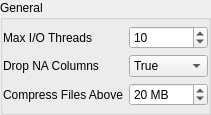
             <widget class="QGroupBox" name="group_settings_general">
              <property name="sizePolicy">
               <sizepolicy hsizetype="Ignored" vsizetype="Maximum">
                <horstretch>0</horstretch>
                <verstretch>0</verstretch>
               </sizepolicy>
              </property>
              <property name="title">
               <string>General</string>
              </property>
              <property name="flat">
               <bool>true</bool>
              </property>
              <layout class="QGridLayout" name="gridLayout_7">
               <property name="leftMargin">
                <number>0</number>
               </property>
               <property name="topMargin">
                <number>6</number>
               </property>
               <property name="rightMargin">
                <number>0</number>
               </property>
               <property name="bottomMargin">
                <number>6</number>
               </property>
               <item row="0" column="0">
                <widget class="QLabel" name="label_max_threads">
                 <property name="sizePolicy">
                  <sizepolicy hsizetype="Fixed" vsizetype="Fixed">
                   <horstretch>0</horstretch>
                   <verstretch>0</verstretch>
                  </sizepolicy>
                 </property>
                 <property name="minimumSize">
                  <size>
                   <width>115</width>
                   <height>15</height>
                  </size>
                 </property>
                 <property name="toolTip">
                  <string>&lt;html&gt;&lt;head/&gt;&lt;body&gt;&lt;p&gt;Adjusts the maximum amount of files that can be read simultaneously.&lt;/p&gt;&lt;p&gt;This setting controls how many files Pydra can request from the disk while it's waiting to do other things. While this setting will &lt;span style=&quot; text-decoration: underline;&quot;&gt;not&lt;/span&gt; have any effect on CPU-bound tasks, increasing the number of I/O threads can reduce how long it takes to read multiple files, particularly with a mixture of file sizes. Using more than 8 threads is generally unlikely to yield substantial improvements although there's no adverse behavior in doing so.&lt;/p&gt;&lt;p&gt;&lt;span style=&quot; font-weight:600;&quot;&gt;NOTE: &lt;/span&gt;Pydra must be restarted for this change to take effect.&lt;/p&gt;&lt;/body&gt;&lt;/html&gt;</string>
                 </property>
                 <property name="statusTip">
                  <string>NOTE: This change will take effect the next time you run Pydra.</string>
                 </property>
                 <property name="text">
                  <string>Max I/O Threads</string>
                 </property>
                 <property name="textFormat">
                  <enum>Qt::PlainText</enum>
                 </property>
                </widget>
               </item>
               <item row="2" column="0">
                <widget class="QLabel" name="label_compress_size">
                 <property name="sizePolicy">
                  <sizepolicy hsizetype="Fixed" vsizetype="Fixed">
                   <horstretch>0</horstretch>
                   <verstretch>0</verstretch>
                  </sizepolicy>
                 </property>
                 <property name="minimumSize">
                  <size>
                   <width>115</width>
                   <height>15</height>
                  </size>
                 </property>
                 <property name="toolTip">
                  <string>&lt;html&gt;&lt;head/&gt;&lt;body&gt;&lt;p&gt;Adjusts if/when a capture file should be compressed to reduce memory usage. This will slightly increase the amount of time spent importing a file whose initial memory usage exceeds this value.&lt;/p&gt;&lt;p&gt;Initially, data read from capture files is stored in memory using the highest-precision data type available for that column, which is simple and fast but often wasteful. Enabling this option will perform some additional processing to determine the most memory-efficient way of representing each column in a sufficiently large file.&lt;/p&gt;&lt;/body&gt;&lt;/html&gt;</string>
                 </property>
                 <property name="text">
                  <string>Compress Files Above</string>
                 </property>
                 <property name="textFormat">
                  <enum>Qt::PlainText</enum>
                 </property>
                </widget>
               </item>
               <item row="0" column="1">
                <widget class="QSpinBox" name="spin_max_threads">
                 <property name="sizePolicy">
                  <sizepolicy hsizetype="Expanding" vsizetype="Fixed">
                   <horstretch>0</horstretch>
                   <verstretch>0</verstretch>
                  </sizepolicy>
                 </property>
                 <property name="minimumSize">
                  <size>
                   <width>0</width>
                   <height>21</height>
                  </size>
                 </property>
                 <property name="toolTip">
                  <string>&lt;html&gt;&lt;head/&gt;&lt;body&gt;&lt;p&gt;Adjusts the maximum amount of files that can be read simultaneously.&lt;/p&gt;&lt;p&gt;This setting controls how many files Pydra can request from the disk while it's waiting to do other things. While this setting will &lt;span style=&quot; text-decoration: underline;&quot;&gt;not&lt;/span&gt; have any effect on CPU-bound tasks, increasing the number of I/O threads can reduce how long it takes to read multiple files, particularly with a mixture of file sizes. Using more than 8 threads is generally unlikely to yield substantial improvements although there's no adverse behavior in doing so.&lt;/p&gt;&lt;p&gt;&lt;span style=&quot; font-weight:600;&quot;&gt;NOTE: &lt;/span&gt;Pydra must be restarted for this change to take effect.&lt;/p&gt;&lt;/body&gt;&lt;/html&gt;</string>
                 </property>
                 <property name="statusTip">
                  <string>NOTE: This change will take effect the next time you run Pydra.</string>
                 </property>
                 <property name="minimum">
                  <number>1</number>
                 </property>
                 <property name="maximum">
                  <number>64</number>
                 </property>
                 <property name="value">
                  <number>10</number>
                 </property>
                </widget>
               </item>
               <item row="1" column="1">
                <widget class="QComboBox" name="combo_drop_na_cols">
                 <property name="sizePolicy">
                  <sizepolicy hsizetype="Expanding" vsizetype="Fixed">
                   <horstretch>0</horstretch>
                   <verstretch>0</verstretch>
                  </sizepolicy>
                 </property>
                 <property name="minimumSize">
                  <size>
                   <width>0</width>
                   <height>21</height>
                  </size>
                 </property>
                 <property name="toolTip">
                  <string>&lt;html&gt;&lt;head/&gt;&lt;body&gt;&lt;p&gt;Enabling this option will reduce memory consumption by dropping all fully NA columns when loading a valid capture file. No changes will be made to the file itself.&lt;/p&gt;&lt;p&gt;Capture files sometimes contain fields with no valid data (e.g., N/A or NaN). This can be intentional - e.g., maintaining a consistent file structure, like FrameView's two GPU metric groups and sixty-four CPU core utilization columns which are not all necessarily used in every capture - or it could be due to an error that occurred at capture time.&lt;/p&gt;&lt;p&gt;Whatever the reason, loading a file with many NA columns will consume more system memory and take slightly longer to process than if those columns were ignored. However, the presence of these columns can also be diagnostically relevant, so this option should be disabled if columns are unexpectedly missing.&lt;/p&gt;&lt;/body&gt;&lt;/html&gt;</string>
                 </property>
                 <property name="maxVisibleItems">
                  <number>2</number>
                 </property>
                 <property name="maxCount">
                  <number>2</number>
                 </property>
                 <item>
                  <property name="text">
                   <string>True</string>
                  </property>
                 </item>
                 <item>
                  <property name="text">
                   <string>False</string>
                  </property>
                 </item>
                </widget>
               </item>
               <item row="2" column="1">
                <widget class="QSpinBox" name="spin_compress_size">
                 <property name="sizePolicy">
                  <sizepolicy hsizetype="Expanding" vsizetype="Fixed">
                   <horstretch>0</horstretch>
                   <verstretch>0</verstretch>
                  </sizepolicy>
                 </property>
                 <property name="minimumSize">
                  <size>
                   <width>0</width>
                   <height>21</height>
                  </size>
                 </property>
                 <property name="toolTip">
                  <string>&lt;html&gt;&lt;head/&gt;&lt;body&gt;&lt;p&gt;Adjusts if/when a capture file should be compressed to reduce memory usage. This will slightly increase the amount of time spent importing a file whose initial memory usage exceeds this value.&lt;/p&gt;&lt;p&gt;Initially, data read from capture files is stored in memory using the highest-precision data type available for that column, which is simple and fast but often wasteful. Enabling this option will perform some additional processing to determine the most memory-efficient way of representing each column in a sufficiently large file.&lt;/p&gt;&lt;/body&gt;&lt;/html&gt;</string>
                 </property>
                 <property name="specialValueText">
                  <string>Any Size</string>
                 </property>
                 <property name="accelerated">
                  <bool>true</bool>
                 </property>
                 <property name="showGroupSeparator" stdset="0">
                  <bool>true</bool>
                 </property>
                 <property name="suffix">
                  <string> MB</string>
                 </property>
                 <property name="maximum">
                  <number>1024</number>
                 </property>
                 <property name="value">
                  <number>20</number>
                 </property>
                </widget>
               </item>
               <item row="1" column="0">
                <widget class="QLabel" name="label_drop_na_cols">
                 <property name="sizePolicy">
                  <sizepolicy hsizetype="Fixed" vsizetype="Fixed">
                   <horstretch>0</horstretch>
                   <verstretch>0</verstretch>
                  </sizepolicy>
                 </property>
                 <property name="minimumSize">
                  <size>
                   <width>115</width>
                   <height>15</height>
                  </size>
                 </property>
                 <property name="toolTip">
                  <string>&lt;html&gt;&lt;head/&gt;&lt;body&gt;&lt;p&gt;Enabling this option will reduce memory consumption by dropping all fully NA columns when loading a valid capture file. No changes will be made to the file itself.&lt;/p&gt;&lt;p&gt;Capture files sometimes contain fields with no valid data (e.g., N/A or NaN). This can be intentional - e.g., maintaining a consistent file structure, like FrameView's two GPU metric groups and sixty-four CPU core utilization columns which are not all necessarily used in every capture - or it could be due to an error that occurred at capture time.&lt;/p&gt;&lt;p&gt;Whatever the reason, loading a file with many NA columns will consume more system memory and take slightly longer to process than if those columns were ignored. However, the presence of these columns can also be diagnostically relevant, so this option should be disabled if columns are unexpectedly missing.&lt;/p&gt;&lt;/body&gt;&lt;/html&gt;</string>
                 </property>
                 <property name="text">
                  <string>Drop NA Columns</string>
                 </property>
                 <property name="textFormat">
                  <enum>Qt::PlainText</enum>
                 </property>
                </widget>
               </item>
              </layout>
             </widget>
